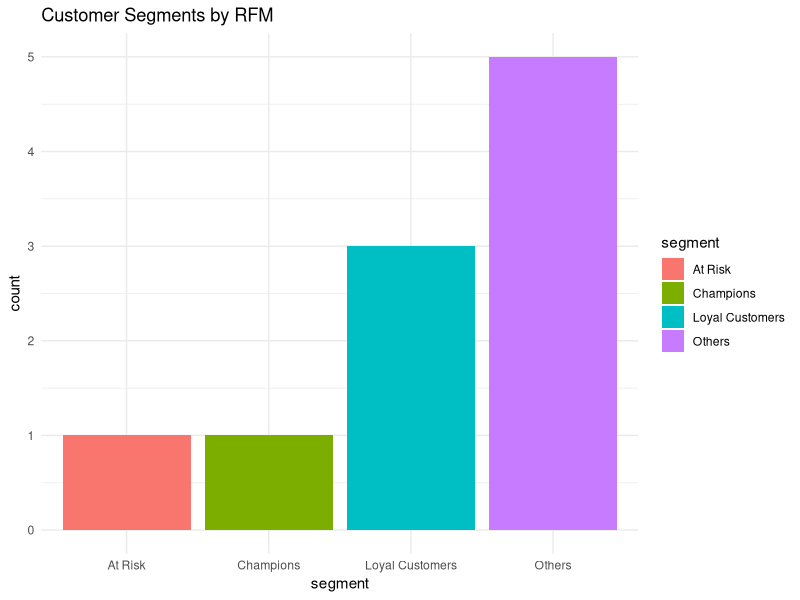
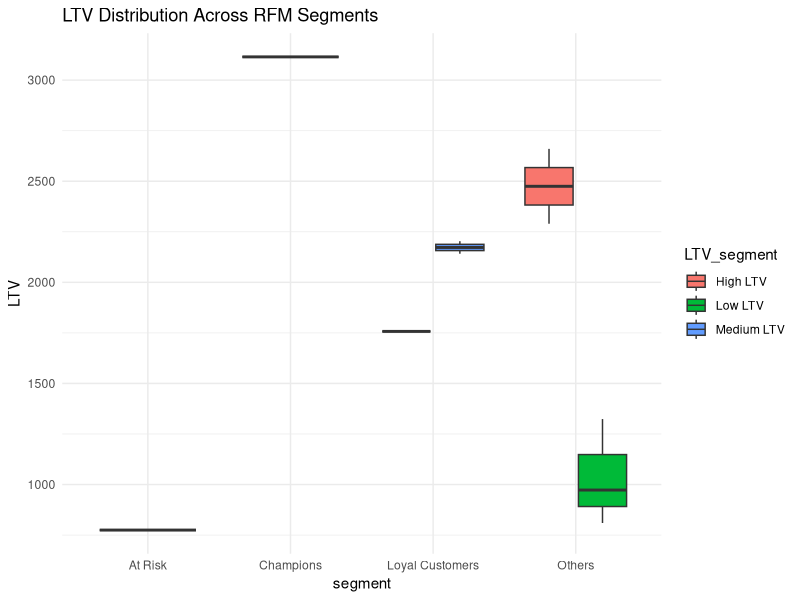

These charts were generated, in order, by the following R code:
## Recency, frequency, monetary analysis (RFM)

library(dplyr)
library(lubridate)

# Sample dataset
set.seed(123)
transactions <- data.frame(
  customer_id = sample(1:10, 100, replace = TRUE),
  purchase_date = sample(seq(as.Date("2023-01-01"), as.Date("2023-12-31"), by="day"), 100, replace = TRUE),
  amount = round(runif(100, 20, 500), 2)
)

head(transactions)

snapshot_date <- as.Date("2024-01-01")

rfm_table <- transactions %>%
  group_by(customer_id) %>%
  summarise(
    recency = as.numeric(snapshot_date - max(purchase_date)), # days since last purchase
    frequency = n(),                                         # total transactions
    monetary = sum(amount)                                   # total spend
  )

head(rfm_table)


rfm_table <- rfm_table %>%
  mutate(
    R_score = ntile(-recency, 5),   # negative because lower recency = better
    F_score = ntile(frequency, 5),
    M_score = ntile(monetary, 5),
    RFM_score = paste0(R_score, F_score, M_score)
  )

head(rfm_table)


rfm_table <- rfm_table %>%
  mutate(
    segment = case_when(
      R_score >= 4 & F_score >= 4 & M_score >= 4 ~ "Champions",
      R_score >= 3 & F_score >= 3 & M_score >= 3 ~ "Loyal Customers",
      R_score >= 4 & F_score <= 2 ~ "At Risk",
      TRUE ~ "Others"
    )
  )

rfm_table


library(ggplot2)

ggplot(rfm_table, aes(x = segment, fill = segment)) +
  geom_bar() +
  labs(title = "Customer Segments by RFM") +
  theme_minimal()

## combining with LTV (Customer Lifetime Value)
rfm_table <- rfm_table %>%
  mutate(
    AOV = monetary / frequency  # Average Order Value
  )
## assuming gross margin and time (can adjust 2, 3, 5 years etc)
gross_margin <- 0.7
time_horizon <- 1  # year

rfm_table <- rfm_table %>%
  mutate(
    LTV = AOV * frequency * gross_margin * time_horizon
  )

head(rfm_table)


rfm_table <- rfm_table %>%
  mutate(
    LTV_segment = case_when(
      LTV >= quantile(LTV, 0.75) ~ "High LTV",
      LTV >= quantile(LTV, 0.50) ~ "Medium LTV",
      TRUE ~ "Low LTV"
    ),
    marketing_strategy = case_when(
      segment == "Champions" & LTV_segment == "High LTV" ~ "VIP – retention & loyalty rewards",
      segment == "At Risk" & LTV_segment == "High LTV" ~ "High-value churn risk – win-back campaign",
      segment == "Loyal Customers" & LTV_segment == "Medium LTV" ~ "Upsell & cross-sell",
      TRUE ~ "Engage with reactivation offers"
    )
  )

rfm_table


ggplot(rfm_table, aes(x = segment, y = LTV, fill = LTV_segment)) +
  geom_boxplot() +
  labs(title = "LTV Distribution Across RFM Segments") +
  theme_minimal()
